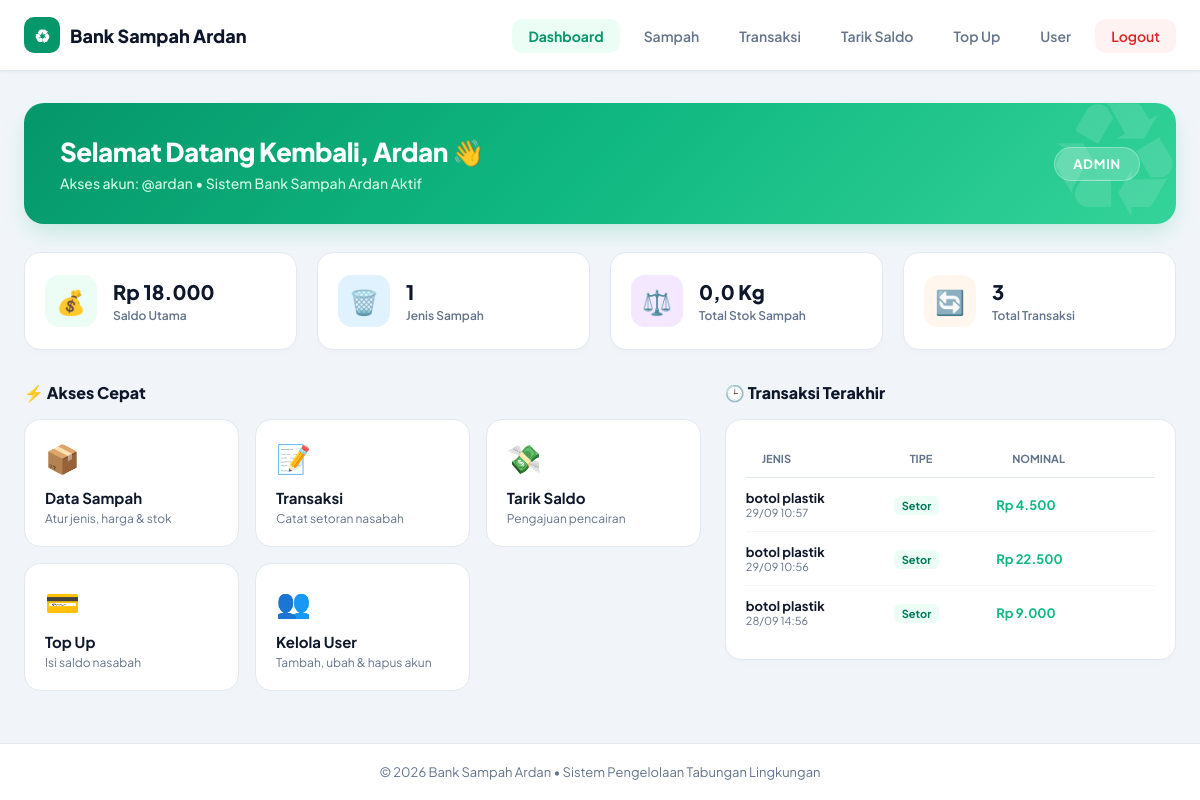
Screenshot of /index.php (signed in) with the database file from the repository.
### tables this page shows
CREATE TABLE `users` (
  `id_user` int(11) NOT NULL,
  `nama` varchar(100) NOT NULL,
  `username` varchar(50) NOT NULL,
  `password` varchar(255) NOT NULL,
  `role` enum('siswa','guru','pengepul','admin') NOT NULL,
  `saldo` bigint(200) NOT NULL
);

CREATE TABLE `transaksi` (
  `id_transaksi` int(11) NOT NULL,
  `id_user` int(11) NOT NULL,
  `id_sampah` int(11) NOT NULL,
  `tipe` enum('setor','jual_pengepul') NOT NULL,
  `berat_kg` bigint(200) NOT NULL,
  `total_rp` bigint(200) NOT NULL,
  `tanggal` datetime NOT NULL,
  `status` varchar(20) NOT NULL DEFAULT 'pending'
);

CREATE TABLE `sampah` (
  `id_sampah` int(11) NOT NULL,
  `jenis_sampah` varchar(100) NOT NULL,
  `harga_per_kg` int(11) NOT NULL,
  `stok_kg` float NOT NULL
);

### cek_login.php (called while the page is built, shortened)
<?php
require_once __DIR__ . "/koneksi.php";
$id_user = (int) $_SESSION["id_user"];
$stmt = mysqli_prepare($koneksi, "SELECT * FROM users WHERE id_user = ? LIMIT 1");
mysqli_stmt_bind_param($stmt, "i", $id_user);
mysqli_stmt_execute($stmt);
$user = mysqli_fetch_assoc(mysqli_stmt_get_result($stmt));
function e($teks)
{
    return htmlspecialchars((string) $teks, ENT_QUOTES, "UTF-8");
}
function rp($angka)
{
    return "Rp " . number_format((float) $angka, 0, ",", ".");
}

### index.php (the view, shortened to what this page needs)
<?php
require "cek_login.php";
require "layout.php";
$totalJenisSampah = mysqli_fetch_assoc(mysqli_query($koneksi, "SELECT COUNT(*) AS jml FROM sampah"))["jml"];
$totalStok = mysqli_fetch_assoc(mysqli_query($koneksi, "SELECT COALESCE(SUM(stok_kg),0) AS jml FROM sampah"))["jml"];
if ($is_admin) {
    $totalTransaksi = mysqli_fetch_assoc(mysqli_query($koneksi, "SELECT COUNT(*) AS jml FROM transaksi"))["jml"];
}
$sqlTerbaru = "SELECT t.*, u.nama, s.Jenis_sampah
               FROM transaksi t
               JOIN users u ON t.id_user = u.id_user
               JOIN sampah s ON t.id_sampah = s.Id_sampah ";
$sqlTerbaru .= " ORDER BY t.id_transaksi DESC LIMIT 5";
$recentTx = mysqli_query($koneksi, $sqlTerbaru);
tampil_header("Dashboard", "dashboard", $base, $is_admin);
?>
<div class="dash-header-banner">
    <div class="welcome-text">
        <h1>Selamat Datang Kembali, <?= e($user["nama"]) ?> 👋</h1>
        <p>Akses akun: @<?= e($user["username"]) ?> &bull; Sistem Bank Sampah Ardan Aktif</p>
    </div>
    <div class="role-pill"><?= e($user["role"]) ?></div>
</div>
<div class="metrics-grid">
    <div class="metric-card">
        <div class="metric-icon icon-green">💰</div>
        <div class="metric-data">
            <div class="val"><?= rp($user["saldo"]) ?></div>
            <div class="lbl">Saldo <?= $is_admin ? "Utama" : "Saya" ?></div>
        </div>
    </div>
    <div class="metric-card">
        <div class="metric-icon icon-blue">🗑️</div>
        <div class="metric-data">
            <div class="val"><?= (int) $totalJenisSampah ?></div>
            <div class="lbl">Jenis Sampah</div>
        </div>
    </div>
    <div class="metric-card">
        <div class="metric-icon icon-purple">⚖️</div>
        <div class="metric-data">
            <div class="val"><?= number_format($totalStok, 1, ",", ".") ?> Kg</div>
            <div class="lbl">Total Stok Sampah</div>
        </div>
    </div>
    <div class="metric-card">
        <div class="metric-icon icon-orange">🔄</div>
        <div class="metric-data">
            <div class="val"><?= (int) $totalTransaksi ?></div>
            <div class="lbl"><?= $is_admin ? "Total Transaksi" : "Transaksi Saya" ?></div>
        </div>
    </div>
</div>
<div class="dashboard-layout">
    <div>
        <div class="section-title">⚡ Akses Cepat</div>
        <div class="quick-actions">
            <a href="sampah/index.php" class="action-card">
                <div>
                    <div class="act-icon">📦</div>
                    <div class="act-title">Data Sampah</div>
                    <div class="act-desc"><?= $is_admin ? "Atur jenis, harga & stok" : "Daftar harga per Kg" ?></div>
                </div>
            </a>
            <a href="transaksi/index.php" class="action-card">
                <div>
                    <div class="act-icon">📝</div>
                    <div class="act-title">Transaksi</div>
                    <div class="act-desc"><?= $is_admin ? "Catat setoran nasabah" : "Riwayat setoran" ?></div>
                </div>
            </a>
            <a href="tarik_saldo/index.php" class="action-card">
                <div>
                    <div class="act-icon">💸</div>
                    <div class="act-title">Tarik Saldo</div>
                    <div class="act-desc">
                        Pengajuan pencairan
                    </div>
                </div>
            </a>
            <a href="topup/index.php" class="action-card">
                <div>
                    <div class="act-icon">💳</div>
                    <div class="act-title">Top Up</div>
                    <div class="act-desc"><?= $is_admin ? "Isi saldo nasabah" : "Riwayat top up saya" ?></div>
                </div>
            </a>
            <?php if ($is_admin): ?>
            <a href="user/index.php" class="action-card">
                <div>
                    <div class="act-icon">👥</div>
                    <div class="act-title">Kelola User</div>
                    <div class="act-desc">Tambah, ubah & hapus akun</div>
                </div>
            </a>
            <?php endif; ?>
        </div>
    </div>
    <div>
        <div class="section-title">🕒 Transaksi Terakhir</div>
        <div class="recent-table-card">
            <?php if ($recentTx && mysqli_num_rows($recentTx) > 0): ?>
                <table class="recent-table">
                    <thead>
                        <tr>
                            <th>Jenis</th>
                            <th>Tipe</th>
                            <th>Nominal</th>
                        </tr>
                    </thead>
                    <tbody>
                        <?php while ($r = mysqli_fetch_assoc($recentTx)): ?>
                            <tr>
                                <td>
                                    <strong><?= e($r["Jenis_sampah"]) ?></strong>
                                    <div style="font-size:11px; color:var(--text-secondary);"><?= date("d/m H:i", strtotime($r["tanggal"])) ?></div>
                                </td>
                                <td>
                                    <span class="badge-mini badge-<?= strtolower($r["tipe"]) ?>">
                                        <?= ucfirst(e($r["tipe"])) ?>
                                    </span>
                                </td>
                                <td style="font-weight: 700; color: var(--accent-green);">
                                    <?= rp($r["total_rp"]) ?>
                                </td>
                            </tr>
                        <?php endwhile; ?>
                    </tbody>
                </table>
            <?php else: ?>
                <div style="text-align:center; padding: 20px 0; color: var(--text-secondary); font-size:13px;">
                    Belum ada riwayat transaksi.
                </div>
            <?php endif; ?>
        </div>
    </div>
</div>
<?php tampil_footer(); ?>

### layout.php (shortened to what this page needs)
<?php
function tampil_header($title = "Bank Sampah", $active = "", $base = "", $is_admin = false) {
?>
<!DOCTYPE html>
<html lang="id">
<head>
</head>
<body>
    <nav class="navbar">
        <div class="navbar-container">
            <a class="navbar-brand" href="<?= $base ?>index.php">
                <div class="navbar-brand-icon">&#9851;</div>
                <span>Bank Sampah Ardan</span>
            </a>
            <ul class="nav-links">
                <li class="nav-item">
                    <a href="<?= $base ?>index.php" class="<?= $active === 'dashboard' ? 'active' : '' ?>">Dashboard</a>
                </li>
                <li class="nav-item">
                    <a href="<?= $base ?>sampah/index.php" class="<?= $active === 'sampah' ? 'active' : '' ?>">Sampah</a>
                </li>
                <li class="nav-item">
                    <a href="<?= $base ?>transaksi/index.php" class="<?= $active === 'transaksi' ? 'active' : '' ?>">Transaksi</a>
                </li>
                <li class="nav-item">
                    <a href="<?= $base ?>tarik_saldo/index.php" class="<?= $active === 'tarik' ? 'active' : '' ?>">Tarik Saldo</a>
                </li>
                <li class="nav-item">
                    <a href="<?= $base ?>topup/index.php" class="<?= $active === 'topup' ? 'active' : '' ?>">Top Up</a>
                </li>
                <?php if ($is_admin): ?>
                <li class="nav-item">
                    <a href="<?= $base ?>user/index.php" class="<?= $active === 'user' ? 'active' : '' ?>">User</a>
                </li>
                <?php endif; ?>
                <li class="nav-item">
                    <a href="<?= $base ?>logout.php" class="btn-logout" onclick="return confirm('Yakin ingin keluar?')">Logout</a>
                </li>
            </ul>
        </div>
    </nav>
    <main class="main-wrapper">
<?php
}
function tampil_footer() {
?>
    </main>
    <footer class="footer">
        &copy; <?= date('Y') ?> Bank Sampah Ardan &bull; Sistem Pengelolaan Tabungan Lingkungan
    </footer>
</body>
</html>
<?php
}
?>

### layout.php (style rules this page uses)
:root { --bg-main: #f1f5f9; --navbar-bg: #ffffff; --text-dark: #0f172a; --text-muted: #64748b; --primary: #059669; --primary-light: #ecfdf5; --border: #e2e8f0; }
* { margin: 0; padding: 0; box-sizing: border-box; font-family: 'Plus Jakarta Sans', sans-serif; }
body { background-color: var(--bg-main); color: var(--text-dark); min-height: 100vh; display: flex; flex-direction: column; }
.navbar { background-color: var(--navbar-bg); border-bottom: 1px solid var(--border); position: sticky; top: 0; z-index: 100; box-shadow: 0 1px 3px 0 rgba(0, 0, 0, 0.05); }
.navbar-container { max-width: 1200px; margin: 0 auto; padding: 0 24px; height: 70px; display: flex; align-items: center; justify-content: space-between; }
.navbar-brand { display: flex; align-items: center; gap: 10px; text-decoration: none; color: var(--text-dark); font-weight: 800; font-size: 18px; }
.navbar-brand-icon { width: 36px; height: 36px; background: var(--primary); color: #ffffff; border-radius: 10px; display: flex; align-items: center; justify-content: center; font-size: 18px; }
.nav-links { display: flex; align-items: center; gap: 8px; list-style: none; }
.nav-item a { text-decoration: none; color: var(--text-muted); font-size: 14px; font-weight: 600; padding: 8px 16px; border-radius: 10px; transition: all 0.2s ease; }
.nav-item a.active { color: var(--primary); background: var(--primary-light); font-weight: 700; }
.btn-logout { color: #dc2626 !important; background: #fef2f2; }
.main-wrapper { max-width: 1200px; width: 100%; margin: 0 auto; padding: 32px 24px; flex: 1; }
table { width: 100%; border-collapse: collapse; }
th { text-align: left; padding: 12px 16px; font-size: 12px; text-transform: uppercase; color: var(--text-muted); border-bottom: 2px solid var(--border); }
td { padding: 14px 16px; font-size: 14px; border-bottom: 1px solid var(--border); color: var(--text-dark); }
.footer { background: #ffffff; border-top: 1px solid var(--border); text-align: center; padding: 20px; font-size: 13px; color: var(--text-muted); margin-top: auto; }

### rows the page displays
users: nama "Ardan", username "ardan", role "ADMIN", saldo "Rp 18.000"
transaksi: id_sampah.jenis_sampah "botol plastik", tanggal "29/09 10:57", tipe "Setor", total_rp "Rp 4.500"
transaksi: id_sampah.jenis_sampah "botol plastik", tanggal "29/09 10:56", tipe "Setor", total_rp "Rp 22.500"
transaksi: id_sampah.jenis_sampah "botol plastik", tanggal "28/09 14:56", tipe "Setor", total_rp "Rp 9.000"

### other values shown
$totalJenisSampah "1"
$totalStok "0,0"
$totalTransaksi "3"
